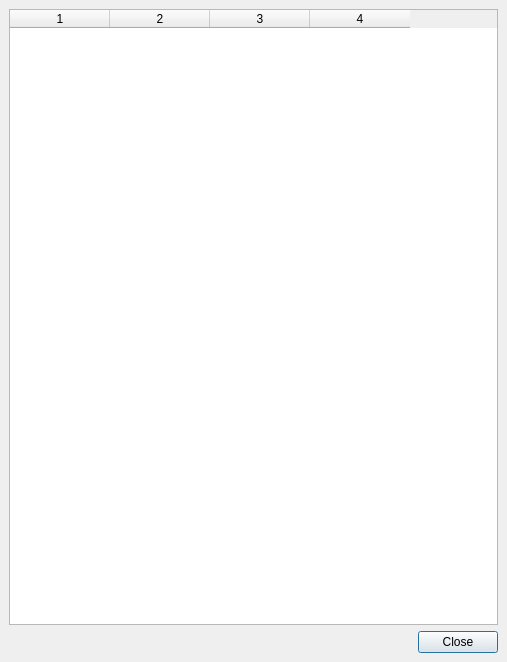
<ui version="4.0" >
 <class>viewSpecDialog</class>
 <widget class="QDialog" name="viewSpecDialog" >
  <property name="geometry" >
   <rect>
    <x>0</x>
    <y>0</y>
    <width>507</width>
    <height>662</height>
   </rect>
  </property>
  <property name="windowTitle" >
   <string>View Log Spec</string>
  </property>
  <layout class="QGridLayout" >
   <property name="margin" >
    <number>9</number>
   </property>
   <property name="spacing" >
    <number>6</number>
   </property>
   <item row="1" column="0" >
    <spacer>
     <property name="orientation" >
      <enum>Qt::Horizontal</enum>
     </property>
     <property name="sizeHint" >
      <size>
       <width>261</width>
       <height>20</height>
      </size>
     </property>
    </spacer>
   </item>
   <item row="0" column="0" colspan="2" >
    <widget class="QTableWidget" name="specViewTable" >
     <property name="alternatingRowColors" >
      <bool>true</bool>
     </property>
     <property name="gridStyle" >
      <enum>Qt::DashLine</enum>
     </property>
     <property name="rowCount" >
      <number>0</number>
     </property>
     <property name="columnCount" >
      <number>4</number>
     </property>
     <column/>
     <column/>
     <column/>
     <column/>
    </widget>
   </item>
   <item row="1" column="1" >
    <widget class="QPushButton" name="closeButton" >
     <property name="text" >
      <string>Close</string>
     </property>
    </widget>
   </item>
  </layout>
 </widget>
 <resources/>
 <connections/>
</ui>
